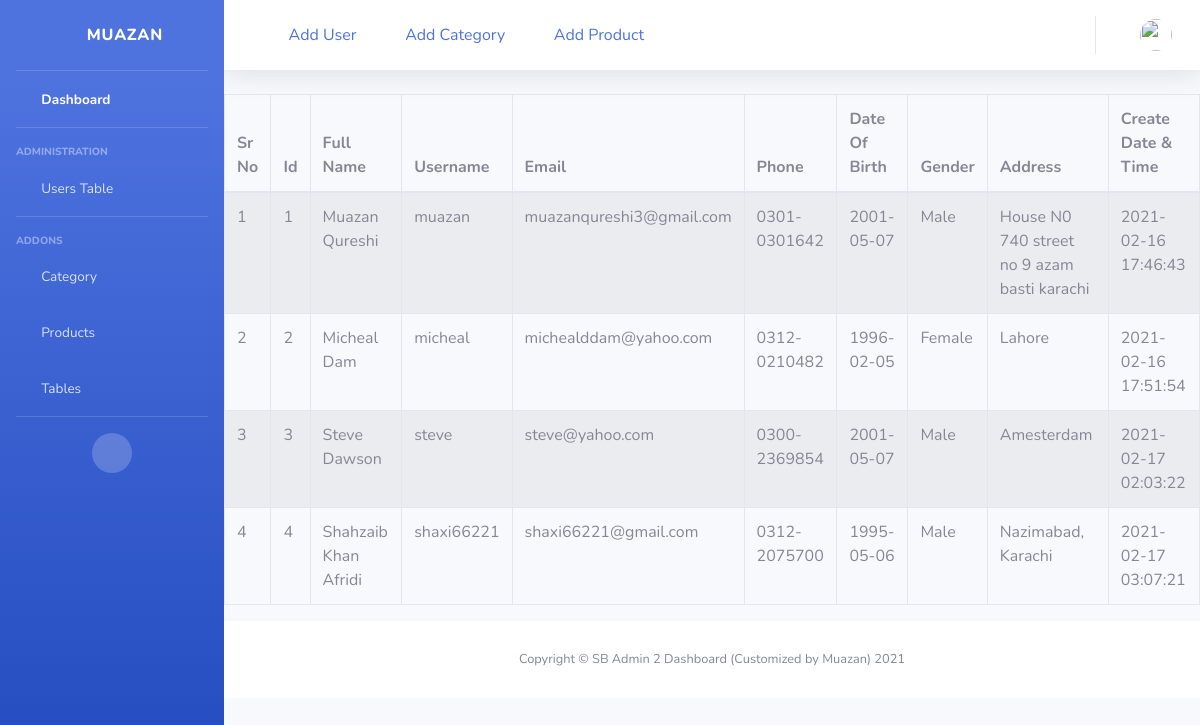
The page /example/users_table.php (signed in) on the database its author committed.
### tables this page shows
CREATE TABLE `users` (
  `id` int(11) NOT NULL,
  `fullname` varchar(50) NOT NULL,
  `username` varchar(50) NOT NULL,
  `email` varchar(50) NOT NULL,
  `phone` varchar(20) NOT NULL,
  `password` varchar(50) NOT NULL,
  `dob` date NOT NULL,
  `gender` varchar(10) NOT NULL,
  `photo` varchar(1000) NOT NULL,
  `address` varchar(500) NOT NULL,
  `role` int(11) NOT NULL,
  `status` int(11) NOT NULL DEFAULT 1,
  `createdate` timestamp NOT NULL DEFAULT current_timestamp()
);

### example/main.php (called while the page is built, shortened)
<?php session_start();
class egan
{
    function connection()
    {
        $connect = mysqli_connect('localhost', 'root', '', 'egan');
        return $connect;
    }
    function getusersdata()
    {
        $sql = "SELECT * FROM `users`";
        $query = mysqli_query($this->connection(), $sql);
        return $query;
    }
}
$object = new egan;

### example/users_table.php (the view)
<?php include('header.php');
?>
<section>
    <table class="table table-striped table-bordered">
        <thead>
            <tr>
                <th>Sr No</th>
                <th>Id</th>
                <th>Full Name</th>
                <th>Username</th>
                <th>Email</th>
                <th>Phone</th>
                <th>Date Of Birth</th>
                <th>Gender</th>
                <th>Address</th>
                <th>Create Date & Time</th>
            </tr>
        </thead>
        <tbody>
            <?php
            $sr = 1;
            foreach ($object->getusersdata() as $userdata) {
            ?>
                <tr>
                    <td><?php echo $sr; ?></td>
                    <td><?php echo $userdata['id']; ?></td>
                    <td><?php echo $userdata['fullname']; ?></td>
                    <td><?php echo $userdata['username']; ?></td>
                    <td><?php echo $userdata['email']; ?></td>
                    <td><?php echo $userdata['phone']; ?></td>
                    <td><?php echo $userdata['dob']; ?></td>
                    <td><?php echo $userdata['gender']; ?></td>
                    <td><?php echo $userdata['address']; ?></td>
                    <td><?php echo $userdata['createdate']; ?></td>
                </tr>
            <?php
                $sr++;
            }
            ?>
        </tbody>
    </table>
</section>
<?php include('footer.php');
?>

### rows shown on the page
users: id "1", fullname "Muazan Qureshi", username "muazan", email "muazanqureshi3@gmail.com", phone "0301-0301642", dob "2001-05-07", gender "Male", address "House N0 740 street no 9 azam basti karachi", createdate "2021-02-16 17:46:43"
users: id "2", fullname "Micheal Dam", username "micheal", email "michealddam@yahoo.com", phone "0312-0210482", dob "1996-02-05", gender "Female", address "Lahore", createdate "2021-02-16 17:51:54"
users: id "3", fullname "Steve Dawson", username "steve", email "steve@yahoo.com", phone "0300-2369854", dob "2001-05-07", gender "Male", address "Amesterdam", createdate "2021-02-17 02:03:22"
users: id "4", fullname "Shahzaib Khan Afridi", username "shaxi66221", email "shaxi66221@gmail.com", phone "0312-2075700", dob "1995-05-06", gender "Male", address "Nazimabad, Karachi", createdate "2021-02-17 03:07:21"
